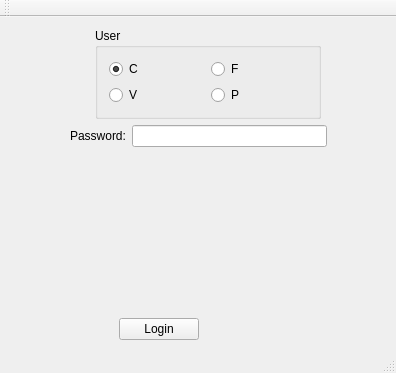
<?xml version="1.0" encoding="UTF-8"?>
<ui version="4.0">
 <class>MainWindow</class>
 <widget class="QMainWindow" name="MainWindow">
  <property name="geometry">
   <rect>
    <x>0</x>
    <y>0</y>
    <width>396</width>
    <height>373</height>
   </rect>
  </property>
  <property name="windowTitle">
   <string>User Login</string>
  </property>
  <widget class="QWidget" name="centralWidget">
   <layout class="QGridLayout" name="gridLayout_2">
    <item row="0" column="2" colspan="3">
     <widget class="QGroupBox" name="groupBox">
      <property name="title">
       <string>User</string>
      </property>
      <layout class="QGridLayout" name="gridLayout">
       <item row="0" column="0">
        <layout class="QVBoxLayout" name="verticalLayout">
         <item>
          <layout class="QHBoxLayout" name="horizontalLayout">
           <item>
            <widget class="QRadioButton" name="CButton">
             <property name="text">
              <string>C</string>
             </property>
             <property name="checked">
              <bool>true</bool>
             </property>
            </widget>
           </item>
           <item>
            <widget class="QRadioButton" name="FButton">
             <property name="text">
              <string>F</string>
             </property>
            </widget>
           </item>
          </layout>
         </item>
         <item>
          <layout class="QHBoxLayout" name="horizontalLayout_2">
           <item>
            <widget class="QRadioButton" name="VButton">
             <property name="text">
              <string>V</string>
             </property>
            </widget>
           </item>
           <item>
            <widget class="QRadioButton" name="PButton">
             <property name="text">
              <string>P</string>
             </property>
            </widget>
           </item>
          </layout>
         </item>
        </layout>
       </item>
      </layout>
     </widget>
    </item>
    <item row="1" column="1" colspan="5">
     <layout class="QHBoxLayout" name="horizontalLayout_3">
      <item>
       <widget class="QLabel" name="label">
        <property name="text">
         <string>Password:</string>
        </property>
       </widget>
      </item>
      <item>
       <widget class="QLineEdit" name="lineEdit"/>
      </item>
     </layout>
    </item>
    <item row="0" column="0" colspan="2">
     <spacer name="horizontalSpacer">
      <property name="orientation">
       <enum>Qt::Horizontal</enum>
      </property>
      <property name="sizeHint" stdset="0">
       <size>
        <width>49</width>
        <height>20</height>
       </size>
      </property>
     </spacer>
    </item>
    <item row="0" column="5" colspan="2">
     <spacer name="horizontalSpacer_2">
      <property name="orientation">
       <enum>Qt::Horizontal</enum>
      </property>
      <property name="sizeHint" stdset="0">
       <size>
        <width>30</width>
        <height>20</height>
       </size>
      </property>
     </spacer>
    </item>
    <item row="1" column="0">
     <spacer name="horizontalSpacer_5">
      <property name="orientation">
       <enum>Qt::Horizontal</enum>
      </property>
      <property name="sizeHint" stdset="0">
       <size>
        <width>21</width>
        <height>20</height>
       </size>
      </property>
     </spacer>
    </item>
    <item row="1" column="6">
     <spacer name="horizontalSpacer_6">
      <property name="orientation">
       <enum>Qt::Horizontal</enum>
      </property>
      <property name="sizeHint" stdset="0">
       <size>
        <width>21</width>
        <height>20</height>
       </size>
      </property>
     </spacer>
    </item>
    <item row="3" column="1" colspan="2">
     <spacer name="horizontalSpacer_3">
      <property name="orientation">
       <enum>Qt::Horizontal</enum>
      </property>
      <property name="sizeHint" stdset="0">
       <size>
        <width>43</width>
        <height>20</height>
       </size>
      </property>
     </spacer>
    </item>
    <item row="3" column="4">
     <spacer name="horizontalSpacer_4">
      <property name="orientation">
       <enum>Qt::Horizontal</enum>
      </property>
      <property name="sizeHint" stdset="0">
       <size>
        <width>116</width>
        <height>20</height>
       </size>
      </property>
     </spacer>
    </item>
    <item row="2" column="3">
     <spacer name="verticalSpacer">
      <property name="orientation">
       <enum>Qt::Vertical</enum>
      </property>
      <property name="sizeHint" stdset="0">
       <size>
        <width>20</width>
        <height>76</height>
       </size>
      </property>
     </spacer>
    </item>
    <item row="3" column="3">
     <widget class="QPushButton" name="logButton">
      <property name="text">
       <string>Login</string>
      </property>
     </widget>
    </item>
   </layout>
  </widget>
  <widget class="QToolBar" name="mainToolBar">
   <property name="enabled">
    <bool>false</bool>
   </property>
   <attribute name="toolBarArea">
    <enum>TopToolBarArea</enum>
   </attribute>
   <attribute name="toolBarBreak">
    <bool>false</bool>
   </attribute>
  </widget>
  <widget class="QStatusBar" name="statusBar">
   <property name="enabled">
    <bool>false</bool>
   </property>
  </widget>
  <widget class="QMenuBar" name="menuBar">
   <property name="enabled">
    <bool>false</bool>
   </property>
   <property name="geometry">
    <rect>
     <x>0</x>
     <y>0</y>
     <width>396</width>
     <height>30</height>
    </rect>
   </property>
  </widget>
 </widget>
 <layoutdefault spacing="6" margin="11"/>
 <resources/>
 <connections/>
</ui>
